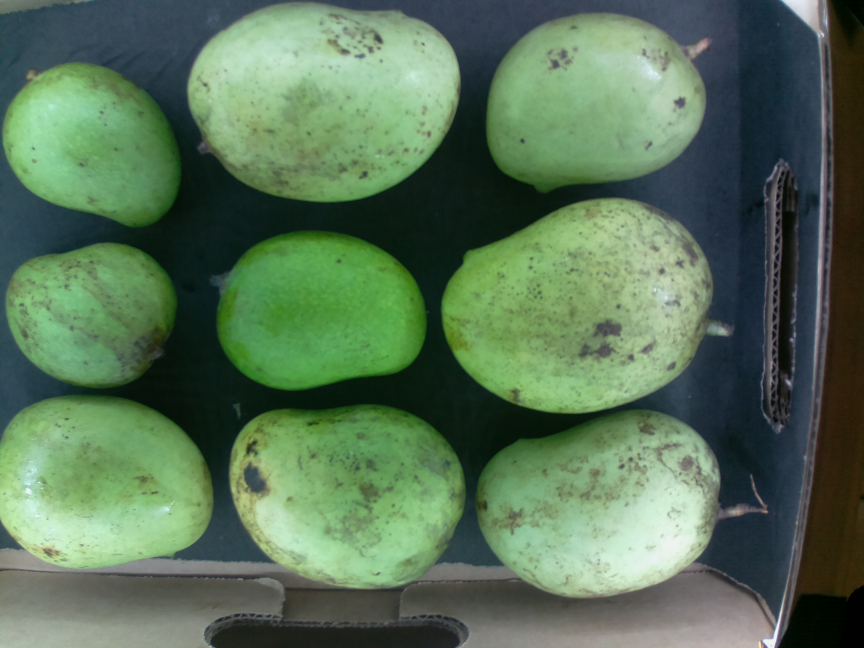
#> input picture data/2021-08-04 13_11_45.jpg, 2592 x 1944 px (shown at 1/3 size); its folder holds only this picture in this run
$ python main.py
#> lines starting #> are read from the running program, lines starting #| are printed output that depends on the picture; after the words box and inside, x2 and y2 are one past the last pixel; in counts of white or black regions, pixels touching at a corner belong together
import csv
import os
import time
from itertools import count
from queue import Queue

import cv2
import numpy as np


def in_range(i, j, im_shape):
    return 0 <= i < im_shape[0] and 0 <= j < im_shape[1]


def bfs_black(img, par, i, j, par_idx):
    # print("call", i, j)
    deltas = [
        (-1, -1), (-1, 0), (-1, 1), (0, 1),
        (1, 1), (1, 0), (1, -1), (0, -1)
    ]
    x_sum = y_sum = 0

    q = Queue(0)
    q.put((i, j))
    par[i, j] = par_idx
    c = 1

    while not q.empty():
        i1, j1 = q.get()
        x_sum += i1
        y_sum += j1
        for d in deltas:
            i2, j2 = i1 + d[0], j1 + d[1]
            # print("test", i1, j1)

            if in_range(i2, j2, img.shape) and img[i2, j2] == 0 and par[i2, j2] == 0:
                # print("i1j1", i1, j1)
                q.put((i2, j2))
                c += 1
                par[i2, j2] = par_idx

    return c, x_sum / c, y_sum / c


def bfs_white(img, par, i, j, par_idx, valid_blobs):
    # print("call", i, j)
    deltas = [
        (-1, -1), (-1, 0), (-1, 1), (0, 1),
        (1, 1), (1, 0), (1, -1), (0, -1)
    ]

    q = Queue(0)
    q.put((i, j))
    par[i, j] = par_idx
    nbds = set()

    while not q.empty():
        i1, j1 = q.get()
        for d in deltas:
            i2, j2 = i1 + d[0], j1 + d[1]
            # print("test", i1, j1)
            if not in_range(i2, j2, img.shape):
                continue

            if img[i2, j2] == 255 and par[i2, j2] == 0:
                # print("i1j1", i1, j1)
                q.put((i2, j2))
                par[i2, j2] = par_idx
            elif img[i2, j2] == 0:
                if par[i2, j2] in valid_blobs:
                    nbds.add(par[i2, j2])

    return len(nbds) == 1


def flood_fill(img):
    h, w = img.shape
    par = np.zeros_like(img, dtype=np.uint32)
    c = count()
    next(c)
    valid_blobs = set()
    to_whiten = set()

    # REVIEW: See if this threshold makes sense,
    #         currently little less than 1% of image area
    mass_threshold = 50000 * img.shape[0] * img.shape[1] / (2592 * 1944)

    for i in range(h):
        for j in range(w):
            if img[i, j] == 0 and par[i, j] == 0:
                # print('stage1', i, j, f'{100 * i / h:.2f}%')
                idx = next(c)
                res, _, _ = bfs_black(img, par, i, j, idx)
                # print('stage1', i, j, f'{100 * i / h:.2f}% -> {res}')
                if res > mass_threshold:
                    valid_blobs.add(idx)
                else:
                    to_whiten.add(idx)

    # print('---------------------------------')
    # print(c, len(valid_blobs), len(to_whiten))
    # print('---------------------------------')

    to_fill = set()
    for i in range(h):
        for j in range(w):
            if img[i, j] == 255 and par[i, j] == 0:
                # print('stage2', i, j, f'{100 * i / h:.2f}%')
                idx = next(c)
                res = bfs_white(img, par, i, j, idx, valid_blobs)
                # print('stage2', i, j, f'{100 * i / h:.2f}% -> {res}')
                if res:
                    to_fill.add(idx)

    print(c, len(to_fill))

    img_copy = img.copy()
    for i in range(h):
        for j in range(w):
            if img_copy[i, j] == 255 and par[i, j] in to_fill:
                img_copy[i, j] = 0
            elif img_copy[i, j] == 0 and par[i, j] in to_whiten:
                img_copy[i, j] = 255
    return img_copy


def compute_areas(img):
    h, w = img.shape
    par = np.zeros_like(img, dtype=np.uint32)
    c = count()
    next(c)

    areas = []

    for i in range(h):
        for j in range(w):
            if img[i, j] == 0 and par[i, j] == 0:
                # print('stage1', i, j, f'{100 * i / h:.2f}%')
                idx = next(c)
                res, x_avg, y_avg = bfs_black(img, par, i, j, idx)
                areas.append([res, x_avg, y_avg])
                # [6 lines of commented-out code are left out]
    return areas


def main():
    bbt1 = time.time()
    # TODO: Create dirs out and areas if not exist
    # Get all image paths. Currently working with the first image to test
    img_paths = os.listdir('data')
    img_color = None
    skip = 4
    for idx1, img_path in enumerate(sorted(img_paths)):
        if idx1 % skip != 0:
            continue
        bt1 = time.time()
        print(idx1, img_path)
        idx = idx1 // skip
        # img_path = 'E:\\Py\\is_proj\\data\\2021-08-18 08_35_36.jpg'
        # img_path = 'E:\\Py\\is_proj\\data\\2021-08-04 13_11_45.jpg'
        # Read in the file in color mode
        img_color = cv2.imread(os.path.join('data/', img_path), cv2.IMREAD_COLOR)
#> img_color is the input picture: shape (1944, 2592, 3); mean B, G, R 86.9, 114.3, 87.7
        img_color = cv2.resize(img_color, (648, 486))
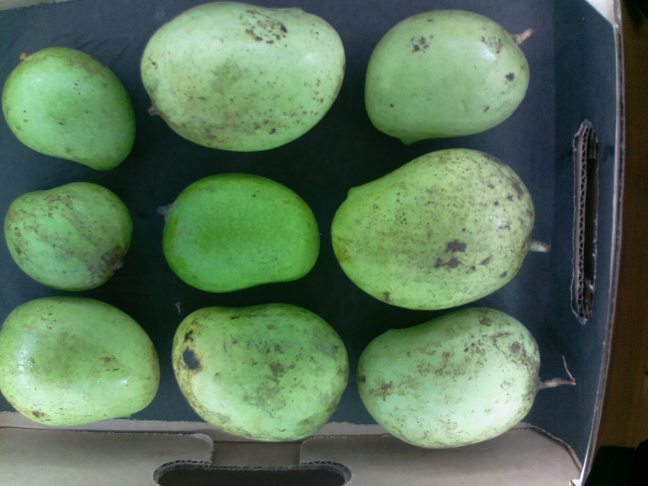
#> img_color: shape (486, 648, 3); mean B, G, R 87.1, 114.4, 87.8

        # Display the img and save it
        # cv2.imshow("Original input image", cv2.resize(img_color, (648, 486)))
        # cv2.waitKey(0)
        # os.mkdir(f'out_imgs/{idx:03d}/')
        cv2.imwrite(f'out_imgs/{idx:03d}/01_input.png', img_color)

        # Convert to HSV color system to perform Color Thresholding
        # Hue values between 36 and 70 identified for green.
        # Saturation and Value (Brightness) kept
        img_hsv = cv2.cvtColor(img_color, cv2.COLOR_BGR2HSV)
#> img_hsv: shape (486, 648, 3); mean H, S, V 64.8, 96.2, 117.5
        color_mask = cv2.inRange(img_hsv, (20, 36, 42), (76, 255, 255))
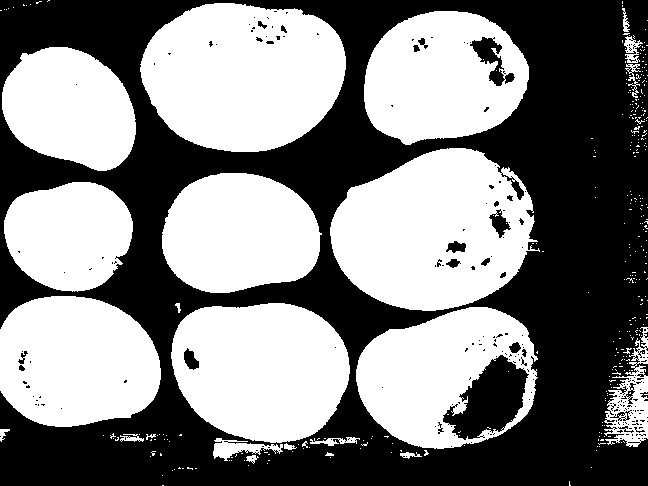
#> color_mask: shape (486, 648); 51% white; 227 black regions (200 under 20 px), largest, box (x1, y1, x2, y2) and area: (0, 0, 648, 486) 147320, (443, 355, 529, 440) 3943, (470, 37, 515, 86) 804

        mask = color_mask > 0
        img_color_masked = np.ones_like(img_color, np.uint8) * 255
        img_color_masked[mask] = img_color[mask]
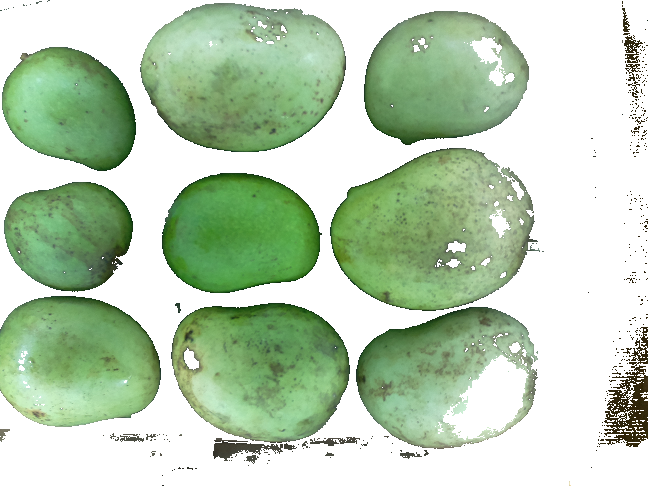
#> img_color_masked: shape (486, 648, 3); mean B, G, R 180, 207.1, 185.7
        # Display the img and save it
        # cv2.imshow("Color masked image", cv2.resize(img_color_masked, (648, 486)))
        # cv2.waitKey(0)
        cv2.imwrite(f'out_imgs/{idx:03d}/02_color_masked.png', img_color_masked)
        # return

        # Invert the mask to generate a black-and-white image
        img_bw = np.ones_like(color_mask, np.uint8) * 255
        img_bw[mask] = 0
        # cv2.imshow("Black and white image", cv2.resize(img_bw, (648, 486)))
        # cv2.waitKey(0)
        cv2.imwrite(f'out_imgs/{idx:03d}/03_masked_bw.png', img_bw)

        # Perform Floodfill algorithm, also measure time
        t1 = time.time()
        out = flood_fill(img_bw)
        t2 = time.time()
        print(f'{(t2 - t1) // 60} minutes and {(t2 - t1) % 60:.2f} seconds')

        # [5 lines of commented-out code are left out]
        cv2.imwrite(f'out_imgs/{idx:03d}/04_floodfill.png', out)

        # Perform morphological image "Opening" operation
        kernel = cv2.getStructuringElement(cv2.MORPH_ELLIPSE, (2, 2))
        res = cv2.morphologyEx(out, cv2.MORPH_OPEN, kernel)
        # cv2.imshow("Image Opening 1", cv2.resize(res, (648, 486)))
        cv2.imwrite(f'out_imgs/{idx:03d}/05_open1.png', res)
        # cv2.waitKey(0)
        res = cv2.morphologyEx(res, cv2.MORPH_OPEN, kernel)
        # cv2.imshow("Image Opening 2", cv2.resize(res, (648, 486)))
        cv2.imwrite(f'out_imgs/{idx:03d}/06_open2.png', res)
        # cv2.waitKey(0)

        t1 = time.time()
        out = flood_fill(res)
        # flood_fill(cv2.resize(bw, (648, 486)))
        t2 = time.time()
        print(f'{(t2 - t1) // 60} minutes and {(t2 - t1) % 60:.2f} seconds')

        # [4 lines of commented-out code are left out]
        cv2.imwrite(f'out_imgs/{idx:03d}/07_flood2.png', out)

        res = cv2.morphologyEx(out, cv2.MORPH_OPEN, kernel)
        # cv2.imshow("Image Opening 2 1", cv2.resize(res, (648, 486)))
        # cv2.waitKey(0)
        cv2.imwrite(f'out_imgs/{idx:03d}/08_open3.png', res)
        res = cv2.morphologyEx(res, cv2.MORPH_OPEN, kernel)
        # cv2.imshow("Image Opening 2 2", cv2.resize(res, (648, 486)))
        # cv2.waitKey(0)
        cv2.imwrite(f'out_imgs/{idx:03d}/09_open4.png', res)

        areas = compute_areas(res)
        with open(f'areas/{idx:03d}.csv', 'w', newline='') as f:
            # create the csv writer
            writer = csv.writer(f)

            # write a row to the csv file
            for row in areas:
                writer.writerow(row)

        # Run canny edge detection to isolate edges
        edged = cv2.Canny(res, 30, 200)
        cv2.imwrite(f'out_imgs/{idx:03d}/10_canny.png', edged)

        # Perform contour detection
        contours, hierarchy = cv2.findContours(255 - res, cv2.RETR_EXTERNAL, cv2.CHAIN_APPROX_NONE)
        contours1, hierarchy1 = cv2.findContours(edged, cv2.RETR_EXTERNAL, cv2.CHAIN_APPROX_NONE)
        c_img = np.zeros_like(img_color)
        c_img1 = np.zeros_like(img_color)
        cv2.drawContours(c_img, contours, -1, (0, 255, 0), 2, cv2.LINE_AA)
        cv2.drawContours(c_img1, contours1, -1, (0, 255, 0), 2, cv2.LINE_AA)
        cv2.imwrite(f'out_imgs/{idx:03d}/11_contours_normal.png', c_img)
        cv2.imwrite(f'out_imgs/{idx:03d}/12_contours_canny.png', c_img1)

        bt2 = time.time()
        print(f'Loop for 1 img: {(bt2 - bt1) // 60} minutes and {(bt2 - bt1) % 60:.2f} seconds')
        # break

    bbt2 = time.time()
    print(f'TOTAL: {(bbt2 - bbt1) // 60} minutes and {(bbt2 - bbt1) % 60:.2f} seconds')


if __name__ == '__main__':
#> (the run stopped early here; a loop or call above may not have finished)
